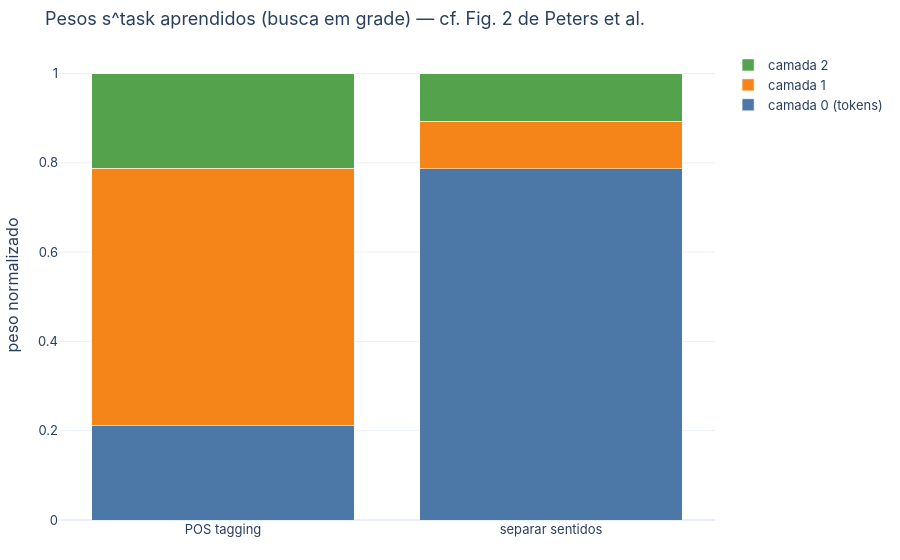

The notebook cell this image was saved under:
### Markdown cell above
## 5. A mistura ELMo: aprendendo $s^{task}$ (eq. 1, Fig. 2)

Em vez de escolher uma camada, a tarefa aprende pesos. Fazemos uma busca simples sobre $s$ (softmax de 3 parâmetros) para a tarefa de POS e para a tarefa de "separar sentidos" (maximizar a diferença intra/inter-sentido da seção 2). O artigo observa: tarefas sintáticas pesam a camada 1; semânticas, a camada 2 (Fig. 2). No nosso modelo pequeno, espere o resultado de POS ser nítido (pesos nas camadas LSTM) e o de sentidos ser inconclusivo (a diferença da seção 2 é ≈ 0 em todas as camadas) — o que, por si, já ilustra a Fig. 2: *os pesos refletem onde a informação útil está*.

### Code cell
from itertools import product
grid = [np.array(w) for w in product([0.0, 1.0, 2.0], repeat=3)]
def softmax(w): e = np.exp(w - w.max()); return e / e.sum()
# tarefa A: POS (subconjunto menor para rapidez)
tr, te = train[:600], test[:150]
reps_tr, reps_te = reps_train[:600], reps_test[:150]
ytr_s = [t_ for s in tr for _, t_ in s]; yte_s = np.array([t_ for s in te for _, t_ in s])
best_pos = None
for w in grid[::2]:
    s = softmax(w)
    Xtr = np.vstack([np.tensordot(s, r, axes=(0, 0)) for r in reps_tr]); Xte = np.vstack([np.tensordot(s, r, axes=(0, 0)) for r in reps_te])
    acc = float((LinearClassifier(max_iter=300).fit(Xtr, ytr_s).predict(Xte) == yte_s).mean())
    if best_pos is None or acc > best_pos[0]: best_pos = (acc, s)
# tarefa B: separação de sentidos
best_wsd = None
for w in grid:
    s = softmax(w); diffs = []
    for word, frases in exemplos.items():
        V = np.stack([elmo_mix(model.representations(vocab.encode(tokenize(f))), np.log(s + 1e-9))[tokenize(f).index(word) + 1] for f in frases])
        V /= np.linalg.norm(V, axis=1, keepdims=True); S = V @ V.T
        diffs.append(np.mean([S[0, 1], S[2, 3]]) - np.mean([S[0, 2], S[0, 3], S[1, 2], S[1, 3]]))
    score = float(np.mean(diffs))
    if best_wsd is None or score > best_wsd[0]: best_wsd = (score, s)
from replang.viz import layer_weights_figure
print(f"POS: melhor acurácia {best_pos[0]:.3f} com pesos {np.round(best_pos[1], 2)}")
print(f"separação de sentidos: melhor diferença {best_wsd[0]:+.3f} com pesos {np.round(best_wsd[1], 2)}")
layer_weights_figure({"POS tagging": best_pos[1], "separar sentidos": best_wsd[1]}, title="Pesos s^task aprendidos (busca em grade) — cf. Fig. 2 de Peters et al.").show()

### Figure 1 — Plotly figure (JSON) as saved in the notebook; plotly's stock layout.template omitted (floating-point values rounded to 4 significant figures)
{"data": [{"marker": {"color": "#4C78A8"}, "name": "camada 0 (tokens)", "type": "bar", "x": ["POS tagging", "separar sentidos"], "y": [0.2119, 0.787]}, {"marker": {"color": "#F58518"}, "name": "camada 1", "type": "bar", "x": ["POS tagging", "separar sentidos"], "y": [0.5761, 0.1065]}, {"marker": {"color": "#54A24B"}, "name": "camada 2", "type": "bar", "x": ["POS tagging", "separar sentidos"], "y": [0.2119, 0.1065]}], "layout": {"barmode": "stack", "font": {"family": "Inter, Helvetica, Arial, sans-serif", "size": 13}, "margin": {"b": 40, "l": 40, "r": 20, "t": 50}, "title": {"text": "Pesos s^task aprendidos (busca em grade) — cf. Fig. 2 de Peters et al."}, "yaxis": {"title": {"text": "peso normalizado"}}}}
